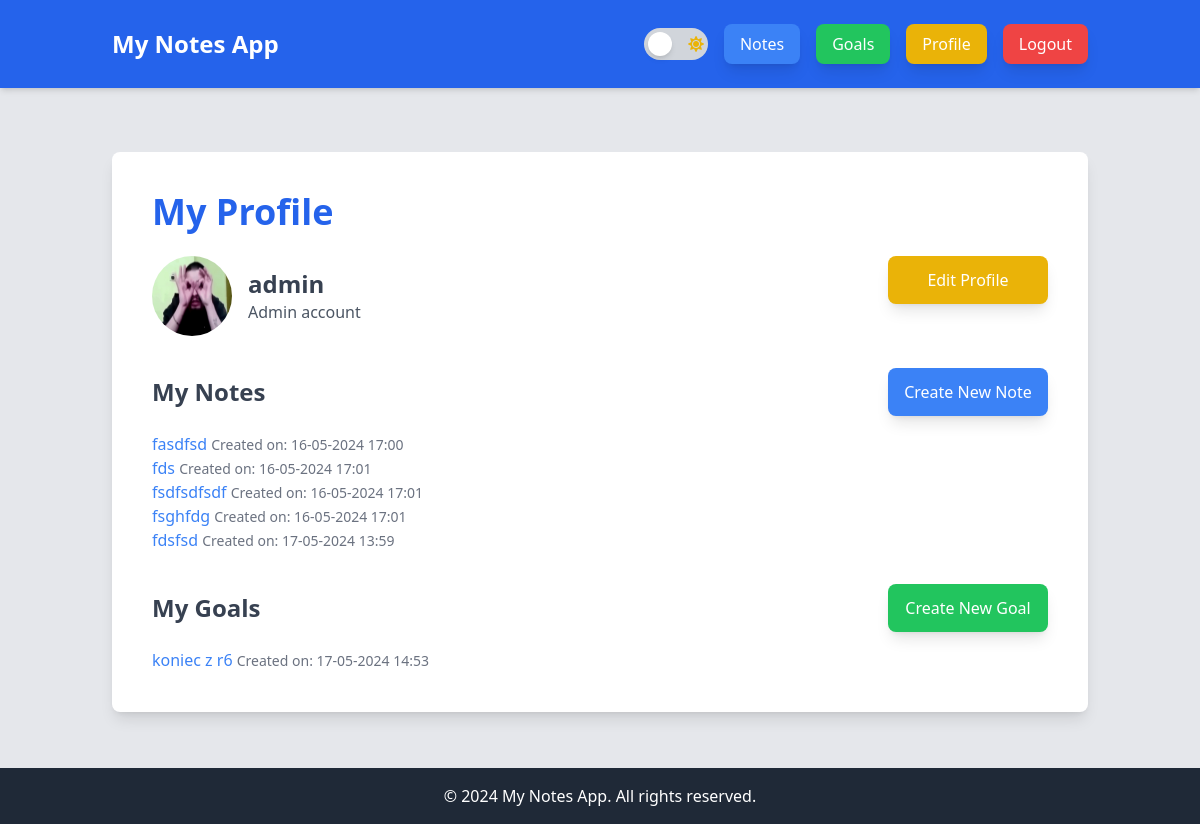
/profile/ (signed in), run on the app's committed database.
### notes_app/models.py (models this page shows, shortened)
class Profile(models.Model):
    user = models.OneToOneField(User, on_delete=models.CASCADE)
    image = models.ImageField(default='default.jpg', upload_to='profile_pics')
    bio = models.TextField(blank=True, null=True)

class Note(models.Model):
    user = models.ForeignKey(User, on_delete=models.CASCADE)
    title = models.CharField(max_length=200)
    content = models.TextField()
    created_at = models.DateTimeField(auto_now_add=True)

class Goal(models.Model):
    user = models.ForeignKey(User, on_delete=models.CASCADE)
    title = models.CharField(max_length=200)
    description = models.TextField()
    due_date = models.DateField()
    completed = models.BooleanField(default=False)
    created_at = models.DateTimeField(default=timezone.now)

### notes_app/views.py (the view)
# urls.py: path('profile/', profile, name='profile'),
@login_required
def profile(request):
    if request.method == 'POST':
        u_form = UserUpdateForm(request.POST, instance=request.user)
        p_form = ProfileUpdateForm(request.POST, request.FILES, instance=request.user.profile)
        if u_form.is_valid() and p_form.is_valid():
            u_form.save()
            p_form.save()
            messages.success(request, f'Twoje konto zostało zaktualizowane!')
            return redirect('profile')
    else:
        u_form = UserUpdateForm(instance=request.user)
        p_form = ProfileUpdateForm(instance=request.user.profile)
    notes = Note.objects.filter(user=request.user)
    goals = Goal.objects.filter(user=request.user)
    context = {
        'u_form': u_form,
        'p_form': p_form,
        'notes': notes,
        'goals': goals,
    }
    return render(request, 'notes_app/profile.html', context)

### notes_app/templatetags/form_tags.py (called while the page is built)
@register.filter(name='add_class')
def add_class(field, css_class):
    return field.as_widget(attrs={"class": css_class})

### notes_app/templates/notes_app/profile.html (shortened to what this page needs)
{% extends "base.html" %}
{% load form_tags %}
{% block content %}
<div class="bg-white dark:bg-gray-800 p-10 shadow-lg rounded-lg mt-10">
    <h1 class="text-4xl font-bold text-blue-600 dark:text-blue-400 mb-6">My Profile</h1>
    <div class="flex justify-between items-start mb-8">
        <div class="flex items-center">
            <img src="{{ user.profile.image.url }}" alt="Profile Image" class="w-20 h-20 rounded-full mr-4" id="profile-image-preview">
            <div>
                <h2 class="text-2xl font-semibold text-gray-700 dark:text-gray-300">{{ user.username }}</h2>
                <p class="text-gray-600 dark:text-gray-400">{{ user.profile.bio }}</p>
            </div>
        </div>
        <div class="flex-shrink-0">
            <button id="edit-profile-btn" class="bg-yellow-500 text-white px-3 py-3 rounded-lg shadow-lg w-40 hover:bg-yellow-700">Edit Profile</button>
        </div>
    </div>
    <div class="flex justify-between items-center mb-4">
        <h2 class="text-2xl font-semibold text-gray-700 dark:text-gray-300">My Notes</h2>
        <a href="{% url 'note_create' %}" class="bg-blue-500 text-white px-3 py-3 rounded-lg shadow-lg hover:bg-blue-700 w-40 text-center">Create New Note</a>
    </div>
    <ul class="mb-8">
        {% for note in notes %}
            <li>
                <a href="{% url 'note_detail' note.pk %}" class="text-blue-500 hover:underline">{{ note.title }}</a>
                <span class="text-gray-500 text-sm">Created on: {{ note.created_at|date:"d-m-Y H:i" }}</span>
            </li>
        {% endfor %}
    </ul>
    <div class="flex justify-between items-center mb-4">
        <h2 class="text-2xl font-semibold text-gray-700 dark:text-gray-300">My Goals</h2>
        <a href="{% url 'goal_create' %}" class="bg-green-500 text-white px-3 py-3 rounded-lg shadow-lg hover:bg-green-700 w-40 text-center">Create New Goal</a>
    </div>
    <ul>
        {% for goal in goals %}
            <li>
                <a href="{% url 'goal_detail' goal.pk %}" class="text-blue-500 hover:underline">{{ goal.title }}</a>
                <span class="text-gray-500 text-sm">Created on: {{ goal.created_at|date:"d-m-Y H:i" }}</span>
            </li>
        {% endfor %}
    </ul>
</div>
{% endblock %}

### data on the page
Note: title "fasdfsd", created_at "16-05-2024 17:00"
Note: title "fds", created_at "16-05-2024 17:01"
Note: title "fsdfsdfsdf", created_at "16-05-2024 17:01"
Note: title "fsghfdg", created_at "16-05-2024 17:01"
Note: title "fdsfsd", created_at "17-05-2024 13:59"
Goal: title "koniec z r6", created_at "17-05-2024 14:53"

### other printed values
{{ user.username }} "admin"
{{ user.profile.bio }} "Admin account"
